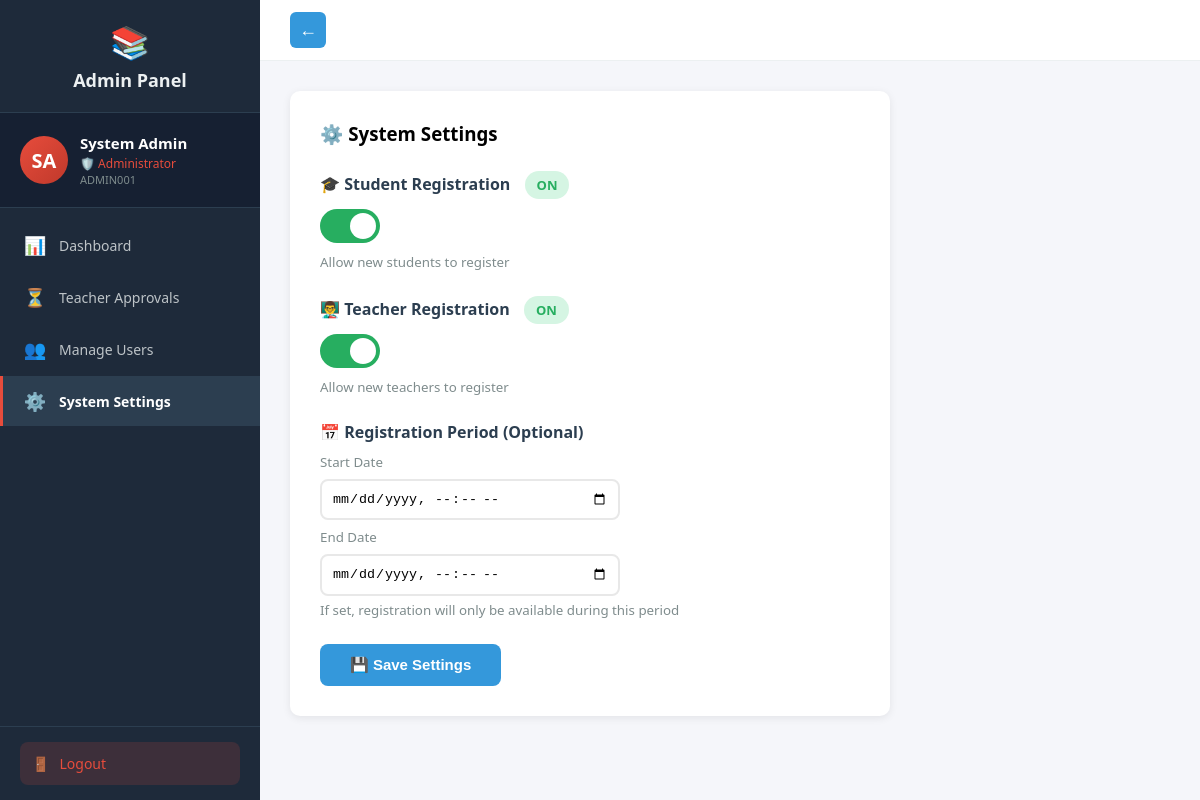
The app's page /admin/settings (signed in) with its own data.
### tables this page shows
CREATE TABLE users (
            id INTEGER PRIMARY KEY AUTOINCREMENT,
            user_id TEXT UNIQUE NOT NULL,
            first_name TEXT NOT NULL,
            last_name TEXT NOT NULL,
            email TEXT UNIQUE NOT NULL,
            password_hash TEXT NOT NULL,
            role TEXT NOT NULL,
            is_approved INTEGER DEFAULT 0,
            created_at TIMESTAMP DEFAULT CURRENT_TIMESTAMP
        );

CREATE TABLE system_settings (
            setting_key TEXT PRIMARY KEY,
            setting_value TEXT NOT NULL,
            updated_at TIMESTAMP DEFAULT CURRENT_TIMESTAMP
        );

### routes_admin.py (the view, shortened to what this page needs)
@admin_bp.route('/settings', methods=['GET', 'POST'])
@login_required
def settings():
    if current_user.role != 'admin':
        return redirect(url_for('auth.login'))
    conn = get_db()
    cur = conn.cursor()
    cur.execute("""
        CREATE TABLE IF NOT EXISTS system_settings (
            setting_key TEXT PRIMARY KEY,
            setting_value TEXT NOT NULL,
            updated_at TIMESTAMP DEFAULT CURRENT_TIMESTAMP
        )
    """)
    conn.commit()
    cur.execute("SELECT setting_key, setting_value FROM system_settings")
    settings = {row['setting_key']: row['setting_value'] for row in cur.fetchall()}
    conn.close()
    return render_template('admin/settings.html', settings=settings)

### auth.py (called while the page is built)
def get_db():
    conn = sqlite3.connect('assignments.db')
    conn.row_factory = sqlite3.Row
    return conn

@login_manager.user_loader
def load_user(user_id):
    conn = get_db()
    cur = conn.cursor()
    cur.execute("SELECT id, user_id, first_name, last_name, email, role, is_approved FROM users WHERE id = ?", (user_id,))
    user = cur.fetchone()
    cur.close()
    conn.close()
    if user:
        from flask_login import UserMixin
        class User(UserMixin):
            pass
        u = User()
        u.id = user['id']
        u.user_id = user['user_id']
        u.first_name = user['first_name']
        u.last_name = user['last_name']
        u.email = user['email']
        u.role = user['role']
        u.is_approved = user['is_approved']
        return u
    return None

### routes_admin.py (called while the page is built)
def get_db():
    conn = sqlite3.connect('assignments.db')
    conn.row_factory = sqlite3.Row
    return conn

### templates/admin/settings.html (shortened to what this page needs)
{% extends "admin_base.html" %}
{% block content %}
<div class="form-container">
    <h3 style="margin-bottom:25px;">⚙️ System Settings</h3>
    <form method="POST">
        <div class="form-group">
            <label>
                🎓 Student Registration
                <span class="current-status {{ 'status-on' if settings.get('reg_student', 'on') == 'on' else 'status-off' }}">
                    {{ 'ON' if settings.get('reg_student', 'on') == 'on' else 'OFF' }}
                </span>
            </label>
            <label class="toggle-switch">
                <span class="slider"></span>
            </label>
            <small>Allow new students to register</small>
        </div>
        <div class="form-group">
            <label>
                👨‍🏫 Teacher Registration
                <span class="current-status {{ 'status-on' if settings.get('reg_teacher', 'on') == 'on' else 'status-off' }}">
                    {{ 'ON' if settings.get('reg_teacher', 'on') == 'on' else 'OFF' }}
                </span>
            </label>
            <label class="toggle-switch">
                <span class="slider"></span>
            </label>
            <small>Allow new teachers to register</small>
        </div>
        <div class="form-group">
            <label>📅 Registration Period (Optional)</label>
            <small style="margin-bottom:8px;">Start Date</small>
            <input type="datetime-local" name="reg_start" value="{{ settings.get('reg_start', '') }}">
            <small style="margin:8px 0;">End Date</small>
            <input type="datetime-local" name="reg_end" value="{{ settings.get('reg_end', '') }}">
            <small>If set, registration will only be available during this period</small>
        </div>
        <button type="submit" class="btn-submit">💾 Save Settings</button>
    </form>
</div>
{% endblock %}

### templates/admin_base.html (shortened to what this page needs)
<!DOCTYPE html>
<html>
<head>
</head>
<body>
    <div class="layout">
        <div class="sidebar" id="sidebar">
            <div class="logo">
                <span class="icon">📚</span>
                Admin Panel
            </div>
            <div class="profile-card">
                <div class="avatar">{{ current_user.first_name[0] }}{{ current_user.last_name[0] }}</div>
                <div class="info">
                    <div class="name">{{ current_user.first_name }} {{ current_user.last_name }}</div>
                    <div class="role">🛡️ Administrator</div>
                    <div class="id-text">{{ current_user.user_id }}</div>
                </div>
            </div>
            <nav>
                <a href="/admin/dashboard" class="{{ 'active' if request.path == '/admin/dashboard' }}" onclick="closeSidebar()">
                    <span class="icon">📊</span> Dashboard
                </a>
                <a href="/admin/dashboard#approvals" onclick="document.getElementById("panel-dashboard").classList.add("hidden");document.getElementById("panel-approvals").classList.remove("hidden")" onclick="closeSidebar()">
                    <span class="icon">⏳</span> Teacher Approvals
                </a>
                <a href="/admin/users" class="{{ 'active' if request.path == '/admin/users' }}" onclick="closeSidebar()">
                    <span class="icon">👥</span> Manage Users
                </a>
                <a href="/admin/settings" class="{{ 'active' if request.path == '/admin/settings' }}" onclick="closeSidebar()">
                    <span class="icon">⚙️</span> System Settings
                </a>
            </nav>
            <div class="sidebar-footer">
                <a href="/logout" class="logout-btn">
                    <span class="icon">🚪</span> Logout
                </a>
            </div>
        </div>
        <div class="main">
            <div class="topbar">
                {% if request.path != '/admin/dashboard' %}
                <button id="back-btn" class="back-btn" onclick="goBack()"><span class="back-icon">←</span></button>
                {% endif %}
            </div>
            <div class="content">
                {% block content %}{% endblock %}
            </div>
        </div>
    </div>
</body>
</html>

### templates/admin_base.html (style rules this page uses)
* { margin: 0; padding: 0; box-sizing: border-box; }
body { font-family: 'Segoe UI', Arial, sans-serif; background: #f5f6fa; }
.layout { display: flex; min-height: 100vh; }
.sidebar { width: 260px; background: #1e2a3a; color: #ecf0f1; padding: 0; position: fixed; height: 100vh; overflow-y: auto; z-index: 100; transition: transform 0.3s; display: flex; flex-direction: column; }
.sidebar .logo { padding: 20px; font-size: 18px; font-weight: bold; text-align: center; border-bottom: 1px solid #2c3e50; }
.sidebar .logo .icon { font-size: 32px; display: block; margin-bottom: 5px; }
.sidebar .profile-card { padding: 20px; border-bottom: 1px solid #2c3e50; display: flex; align-items: center; gap: 12px; background: #162032; }
.sidebar .profile-card .avatar { width: 48px; height: 48px; border-radius: 50%; background: linear-gradient(135deg, #e74c3c, #c0392b); color: white; display: flex; align-items: center; justify-content: center; font-weight: bold; font-size: 20px; flex-shrink: 0; }
.sidebar .profile-card .info { overflow: hidden; }
.sidebar .profile-card .info .name { font-weight: 600; font-size: 15px; color: white; }
.sidebar .profile-card .info .role { font-size: 12px; color: #e74c3c; margin-top: 2px; }
.sidebar .profile-card .info .id-text { font-size: 11px; color: #7f8c8d; }
.sidebar nav { flex: 1; padding: 10px 0; }
.sidebar nav a { display: flex; align-items: center; padding: 13px 20px; color: #bdc3c7; text-decoration: none; font-size: 14px; border-left: 3px solid transparent; cursor: pointer; transition: all 0.2s; margin: 2px 0; }
.sidebar nav a.active { background: #2c3e50; color: white; border-left-color: #e74c3c; font-weight: bold; }
.sidebar nav a .icon { margin-right: 12px; font-size: 18px; width: 24px; text-align: center; }
.sidebar .sidebar-footer { padding: 15px 20px; border-top: 1px solid #2c3e50; }
.sidebar .sidebar-footer .logout-btn { display: flex; align-items: center; gap: 10px; padding: 12px; background: rgba(231,76,60,0.15); color: #e74c3c; text-decoration: none; border-radius: 8px; font-size: 14px; font-weight: 500; }
.main { margin-left: 260px; flex: 1; width: calc(100% - 260px); }
.topbar { background: white; padding: 12px 30px; display: flex; justify-content: space-between; align-items: center; border-bottom: 1px solid #ecf0f1; }
.back-btn { background: #3498db; color: white; border: none; padding: 6px 10px; border-radius: 6px; cursor: pointer; font-size: 16px; margin-right: 12px; display: inline-flex; align-items: center; justify-content: center; width:36px; height:36px; }
.back-btn .back-icon { font-weight: 700; font-size: 18px; line-height: 1; }
.content { padding: 30px; }

### templates/admin/settings.html (style rules this page uses)
.form-container { background: white; padding: 30px; border-radius: 10px; box-shadow: 0 2px 8px rgba(0,0,0,0.08); max-width: 600px; }
.form-group { margin-bottom: 25px; }
.form-group label { display: block; font-weight: 600; color: #2c3e50; margin-bottom: 10px; font-size: 16px; }
.form-group small { color: #7f8c8d; display: block; margin-top: 5px; }
.toggle-switch { position: relative; display: inline-block; width: 60px; height: 34px; }
.slider { position: absolute; cursor: pointer; top: 0; left: 0; right: 0; bottom: 0; background-color: #ccc; transition: .3s; border-radius: 34px; }
.slider:before { position: absolute; content: ""; height: 26px; width: 26px; left: 4px; bottom: 4px; background-color: white; transition: .3s; border-radius: 50%; }
input:checked + .slider { background-color: #27ae60; }
input:checked + .slider:before { transform: translateX(26px); }
.btn-submit { padding: 12px 30px; background: #3498db; color: white; border: none; border-radius: 8px; cursor: pointer; font-size: 15px; font-weight: 600; }
.current-status { display: inline-block; padding: 5px 12px; border-radius: 15px; font-size: 13px; margin-left: 10px; }
.status-on { background: #d5f5e3; color: #27ae60; }
input[type="datetime-local"] { padding: 10px; border: 2px solid #e8e8e8; border-radius: 8px; width: 100%; max-width: 300px; }

### records on screen
users: first_name "S", last_name "A", first_name "System", last_name "Admin", user_id "ADMIN001"
system_settings: setting_value "ON"
system_settings: setting_value "ON"
